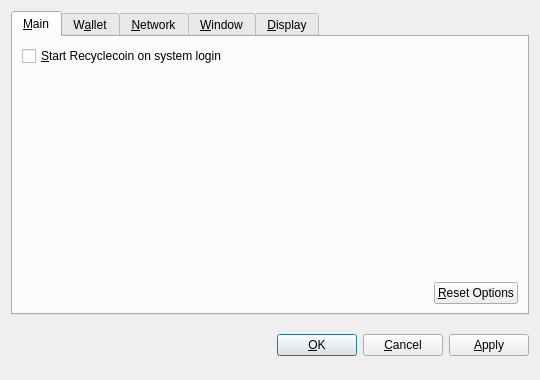
<?xml version="1.0" encoding="UTF-8"?>
<ui version="4.0">
 <class>OptionsDialog</class>
 <widget class="QDialog" name="OptionsDialog">
  <property name="geometry">
   <rect>
    <x>0</x>
    <y>0</y>
    <width>540</width>
    <height>380</height>
   </rect>
  </property>
  <property name="windowTitle">
   <string>Options</string>
  </property>
  <property name="modal">
   <bool>true</bool>
  </property>
  <layout class="QVBoxLayout" name="verticalLayout">
   <item>
    <widget class="QTabWidget" name="tabWidget">
     <property name="tabPosition">
      <enum>QTabWidget::North</enum>
     </property>
     <property name="currentIndex">
      <number>0</number>
     </property>
     <widget class="QWidget" name="tabMain">
      <attribute name="title">
       <string>&amp;Main</string>
      </attribute>
      <layout class="QVBoxLayout" name="verticalLayout_Main">
       <item>
        <widget class="QCheckBox" name="bitcoinAtStartup">
         <property name="toolTip">
          <string>Automatically start Recyclecoin after logging in to the system.</string>
         </property>
         <property name="text">
          <string>&amp;Start Recyclecoin on system login</string>
         </property>
        </widget>
       </item>
       <item>
        <spacer name="verticalSpacer_Main">
         <property name="orientation">
          <enum>Qt::Vertical</enum>
         </property>
         <property name="sizeHint" stdset="0">
          <size>
           <width>20</width>
           <height>40</height>
          </size>
         </property>
        </spacer>
       </item>
       <item>
        <layout class="QHBoxLayout" name="horizontalLayout_2_Main">
         <item>
          <spacer name="horizontalSpacer_2_Main">
           <property name="orientation">
            <enum>Qt::Horizontal</enum>
           </property>
           <property name="sizeHint" stdset="0">
            <size>
             <width>40</width>
             <height>20</height>
            </size>
           </property>
          </spacer>
         </item>
         <item>
          <widget class="QPushButton" name="resetButton">
           <property name="toolTip">
            <string>Reset all client options to default.</string>
           </property>
           <property name="text">
            <string>&amp;Reset Options</string>
           </property>
           <property name="autoDefault">
            <bool>false</bool>
           </property>
          </widget>
         </item>
        </layout>
       </item>
      </layout>
     </widget>
     <widget class="QWidget" name="tabWallet">
      <attribute name="title">
       <string>W&amp;allet</string>
      </attribute>
      <layout class="QVBoxLayout" name="verticalLayout_Network">
       <item>
        <widget class="QLabel" name="transactionFeeInfoLabel">
         <property name="text">
          <string>Optional transaction fee per kB that helps make sure your transactions are processed quickly. Most transactions are 1 kB.</string>
         </property>
         <property name="textFormat">
          <enum>Qt::PlainText</enum>
         </property>
         <property name="wordWrap">
          <bool>true</bool>
         </property>
        </widget>
       </item>
       <item>
        <layout class="QHBoxLayout" name="horizontalLayout_1_Main">
         <item>
          <widget class="QLabel" name="transactionFeeLabel">
           <property name="text">
            <string>Pay transaction &amp;fee</string>
           </property>
           <property name="textFormat">
            <enum>Qt::PlainText</enum>
           </property>
           <property name="buddy">
            <cstring>transactionFee</cstring>
           </property>
          </widget>
         </item>
         <item>
          <widget class="BitcoinAmountField" name="transactionFee"/>
         </item>
         <item>
          <spacer name="horizontalSpacer_1_Main">
           <property name="orientation">
            <enum>Qt::Horizontal</enum>
           </property>
           <property name="sizeHint" stdset="0">
            <size>
             <width>40</width>
             <height>20</height>
            </size>
           </property>
          </spacer>
         </item>
        </layout>
       </item>
       <item>
        <widget class="QLabel" name="label">
         <property name="text">
          <string>If you disable the spending of unconfirmed change, the change from a transaction cannot be used until that transaction has at least one confirmation. This also affects how your balance is computed.</string>
         </property>
         <property name="wordWrap">
          <bool>true</bool>
         </property>
        </widget>
       </item>
       <item>
        <widget class="QCheckBox" name="spendZeroConfChange">
         <property name="text">
          <string>Spend unconfirmed change  (experts only)</string>
         </property>
        </widget>
       </item>
       <item>
        <spacer name="verticalSpacer">
         <property name="orientation">
          <enum>Qt::Vertical</enum>
         </property>
         <property name="sizeHint" stdset="0">
          <size>
           <width>20</width>
           <height>40</height>
          </size>
         </property>
        </spacer>
       </item>
      </layout>
     </widget>
     <widget class="QWidget" name="tabNetwork">
      <attribute name="title">
       <string>&amp;Network</string>
      </attribute>
      <layout class="QVBoxLayout" name="verticalLayout_Network">
       <item>
        <widget class="QCheckBox" name="mapPortUpnp">
         <property name="toolTip">
          <string>Automatically open the Recyclecoin client port on the router. This only works when your router supports UPnP and it is enabled.</string>
         </property>
         <property name="text">
          <string>Map port using &amp;UPnP</string>
         </property>
        </widget>
       </item>
       <item>
        <widget class="QCheckBox" name="connectSocks">
         <property name="toolTip">
          <string>Connect to the Recyclecoin network through a SOCKS proxy (e.g. when connecting through Tor).</string>
         </property>
         <property name="text">
          <string>&amp;Connect through SOCKS proxy:</string>
         </property>
        </widget>
       </item>
       <item>
        <layout class="QHBoxLayout" name="horizontalLayout_Network">
         <item>
          <widget class="QLabel" name="proxyIpLabel">
           <property name="text">
            <string>Proxy &amp;IP:</string>
           </property>
           <property name="textFormat">
            <enum>Qt::PlainText</enum>
           </property>
           <property name="buddy">
            <cstring>proxyIp</cstring>
           </property>
          </widget>
         </item>
         <item>
          <widget class="QValidatedLineEdit" name="proxyIp">
           <property name="maximumSize">
            <size>
             <width>140</width>
             <height>16777215</height>
            </size>
           </property>
           <property name="toolTip">
            <string>IP address of the proxy (e.g. 127.0.0.1)</string>
           </property>
          </widget>
         </item>
         <item>
          <widget class="QLabel" name="proxyPortLabel">
           <property name="text">
            <string>&amp;Port:</string>
           </property>
           <property name="textFormat">
            <enum>Qt::PlainText</enum>
           </property>
           <property name="buddy">
            <cstring>proxyPort</cstring>
           </property>
          </widget>
         </item>
         <item>
          <widget class="QLineEdit" name="proxyPort">
           <property name="maximumSize">
            <size>
             <width>55</width>
             <height>16777215</height>
            </size>
           </property>
           <property name="toolTip">
            <string>Port of the proxy (e.g. 9050)</string>
           </property>
          </widget>
         </item>
         <item>
          <widget class="QLabel" name="socksVersionLabel">
           <property name="text">
            <string>SOCKS &amp;Version:</string>
           </property>
           <property name="textFormat">
            <enum>Qt::PlainText</enum>
           </property>
           <property name="buddy">
            <cstring>socksVersion</cstring>
           </property>
          </widget>
         </item>
         <item>
          <widget class="QValueComboBox" name="socksVersion">
           <property name="toolTip">
            <string>SOCKS version of the proxy (e.g. 5)</string>
           </property>
          </widget>
         </item>
         <item>
          <spacer name="horizontalSpacer_Network">
           <property name="orientation">
            <enum>Qt::Horizontal</enum>
           </property>
           <property name="sizeHint" stdset="0">
            <size>
             <width>40</width>
             <height>20</height>
            </size>
           </property>
          </spacer>
         </item>
        </layout>
       </item>
       <item>
        <spacer name="verticalSpacer_Network">
         <property name="orientation">
          <enum>Qt::Vertical</enum>
         </property>
         <property name="sizeHint" stdset="0">
          <size>
           <width>20</width>
           <height>40</height>
          </size>
         </property>
        </spacer>
       </item>
      </layout>
     </widget>
     <widget class="QWidget" name="tabWindow">
      <attribute name="title">
       <string>&amp;Window</string>
      </attribute>
      <layout class="QVBoxLayout" name="verticalLayout_Window">
       <item>
        <widget class="QCheckBox" name="minimizeToTray">
         <property name="toolTip">
          <string>Show only a tray icon after minimizing the window.</string>
         </property>
         <property name="text">
          <string>&amp;Minimize to the tray instead of the taskbar</string>
         </property>
        </widget>
       </item>
       <item>
        <widget class="QCheckBox" name="minimizeOnClose">
         <property name="toolTip">
          <string>Minimize instead of exit the application when the window is closed. When this option is enabled, the application will be closed only after selecting Quit in the menu.</string>
         </property>
         <property name="text">
          <string>M&amp;inimize on close</string>
         </property>
        </widget>
       </item>
       <item>
        <spacer name="verticalSpacer_Window">
         <property name="orientation">
          <enum>Qt::Vertical</enum>
         </property>
         <property name="sizeHint" stdset="0">
          <size>
           <width>20</width>
           <height>40</height>
          </size>
         </property>
        </spacer>
       </item>
      </layout>
     </widget>
     <widget class="QWidget" name="tabDisplay">
      <attribute name="title">
       <string>&amp;Display</string>
      </attribute>
      <layout class="QVBoxLayout" name="verticalLayout_Display">
       <item>
        <layout class="QHBoxLayout" name="horizontalLayout_1_Display">
         <item>
          <widget class="QLabel" name="langLabel">
           <property name="text">
            <string>User Interface &amp;language:</string>
           </property>
           <property name="textFormat">
            <enum>Qt::PlainText</enum>
           </property>
           <property name="buddy">
            <cstring>lang</cstring>
           </property>
          </widget>
         </item>
         <item>
          <widget class="QValueComboBox" name="lang">
           <property name="toolTip">
            <string>The user interface language can be set here. This setting will take effect after restarting Recyclecoin.</string>
           </property>
          </widget>
         </item>
        </layout>
       </item>
       <item>
        <layout class="QHBoxLayout" name="horizontalLayout_2_Display">
         <item>
          <widget class="QLabel" name="unitLabel">
           <property name="text">
            <string>&amp;Unit to show amounts in:</string>
           </property>
           <property name="textFormat">
            <enum>Qt::PlainText</enum>
           </property>
           <property name="buddy">
            <cstring>unit</cstring>
           </property>
          </widget>
         </item>
         <item>
          <widget class="QValueComboBox" name="unit">
           <property name="toolTip">
            <string>Choose the default subdivision unit to show in the interface and when sending coins.</string>
           </property>
          </widget>
         </item>
        </layout>
       </item>
       <item>
        <widget class="QCheckBox" name="displayAddresses">
         <property name="toolTip">
          <string>Whether to show Recyclecoin addresses in the transaction list or not.</string>
         </property>
         <property name="text">
          <string>&amp;Display addresses in transaction list</string>
         </property>
        </widget>
       </item>
       <item>
        <widget class="QCheckBox" name="coinControlFeatures">
         <property name="toolTip">
          <string>Whether to show coin control features or not.</string>
         </property>
         <property name="text">
          <string>Display coin &amp;control features (experts only!)</string>
         </property>
        </widget>
       </item>
       <item>
        <spacer name="verticalSpacer_Display">
         <property name="orientation">
          <enum>Qt::Vertical</enum>
         </property>
         <property name="sizeHint" stdset="0">
          <size>
           <width>20</width>
           <height>40</height>
          </size>
         </property>
        </spacer>
       </item>
      </layout>
     </widget>
    </widget>
   </item>
   <item>
    <layout class="QHBoxLayout" name="horizontalLayout_Buttons">
     <item>
      <spacer name="horizontalSpacer_1">
       <property name="orientation">
        <enum>Qt::Horizontal</enum>
       </property>
       <property name="sizeHint" stdset="0">
        <size>
         <width>40</width>
         <height>48</height>
        </size>
       </property>
      </spacer>
     </item>
     <item>
      <widget class="QLabel" name="statusLabel">
       <property name="font">
        <font>
         <weight>75</weight>
         <bold>true</bold>
        </font>
       </property>
       <property name="text">
        <string/>
       </property>
       <property name="textFormat">
        <enum>Qt::PlainText</enum>
       </property>
       <property name="wordWrap">
        <bool>true</bool>
       </property>
      </widget>
     </item>
     <item>
      <spacer name="horizontalSpacer_2">
       <property name="orientation">
        <enum>Qt::Horizontal</enum>
       </property>
       <property name="sizeHint" stdset="0">
        <size>
         <width>40</width>
         <height>48</height>
        </size>
       </property>
      </spacer>
     </item>
     <item>
      <widget class="QPushButton" name="okButton">
       <property name="text">
        <string>&amp;OK</string>
       </property>
      </widget>
     </item>
     <item>
      <widget class="QPushButton" name="cancelButton">
       <property name="text">
        <string>&amp;Cancel</string>
       </property>
       <property name="autoDefault">
        <bool>false</bool>
       </property>
      </widget>
     </item>
     <item>
      <widget class="QPushButton" name="applyButton">
       <property name="text">
        <string>&amp;Apply</string>
       </property>
       <property name="autoDefault">
        <bool>false</bool>
       </property>
      </widget>
     </item>
    </layout>
   </item>
  </layout>
 </widget>
 <customwidgets>
  <customwidget>
   <class>BitcoinAmountField</class>
   <extends>QSpinBox</extends>
   <header>bitcoinamountfield.h</header>
  </customwidget>
  <customwidget>
   <class>QValueComboBox</class>
   <extends>QComboBox</extends>
   <header>qvaluecombobox.h</header>
  </customwidget>
  <customwidget>
   <class>QValidatedLineEdit</class>
   <extends>QLineEdit</extends>
   <header>qvalidatedlineedit.h</header>
  </customwidget>
 </customwidgets>
 <resources/>
 <connections/>
</ui>
